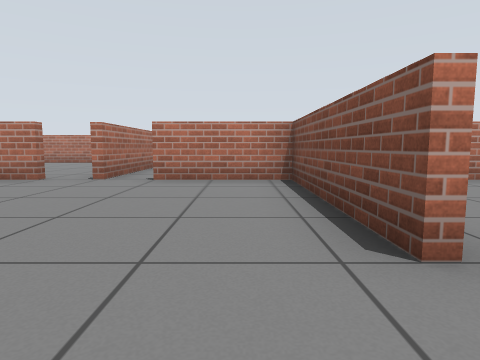
view 1 (above)

15 first-person views from a walk through a world built for the Gazebo simulator. The camera is 0.57 m above the floor, tilts 6° down and sees 75° across. The floor is counted in squares, 1 m on a side. Each view is taken from the middle of a square. On the plan, view 1 faces up. The plan holds only what a view shows up to about 9 squares ahead; the rest is blank. The robots in the file are not drawn.

view 2
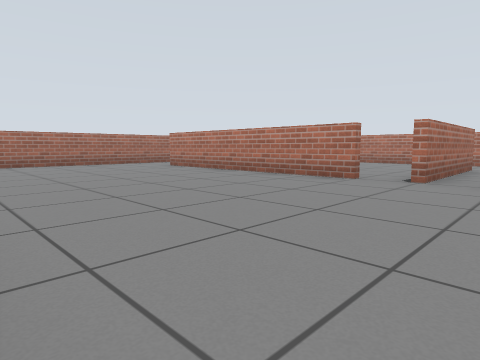

view 3
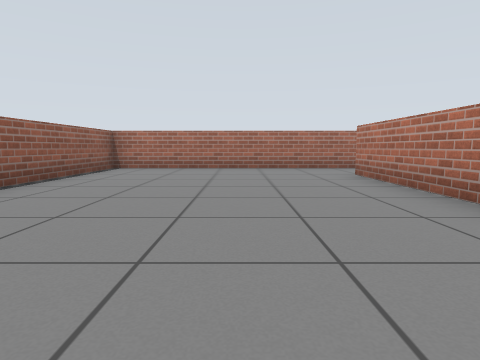

view 4
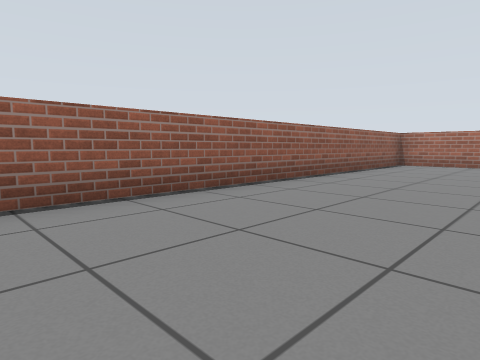

view 5
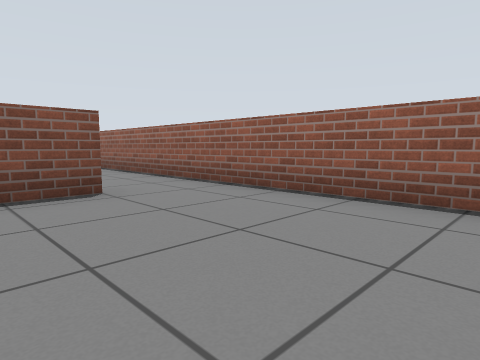

view 6
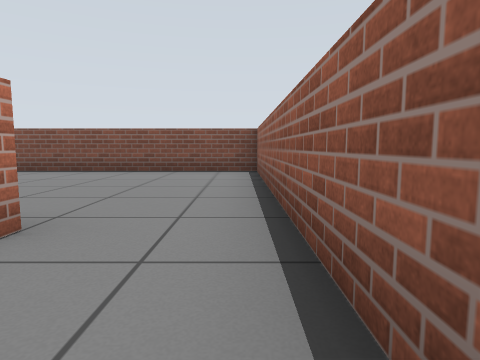

view 7
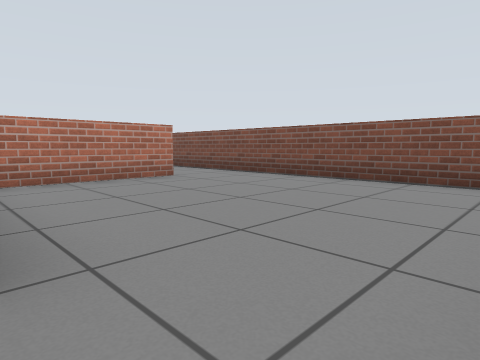

view 8
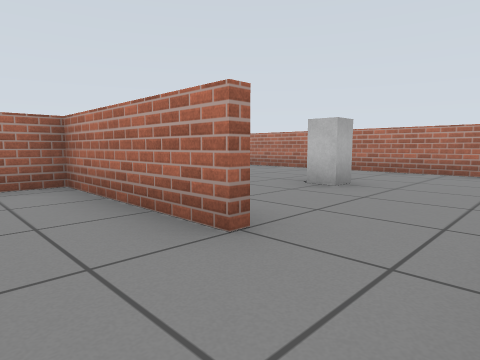

view 9
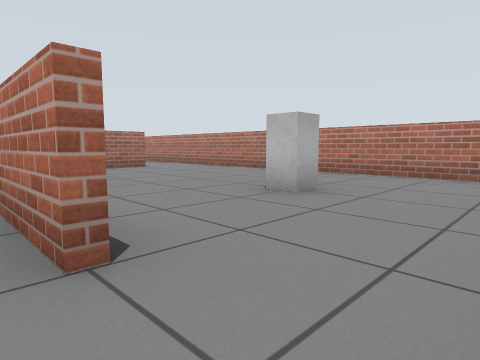

view 10
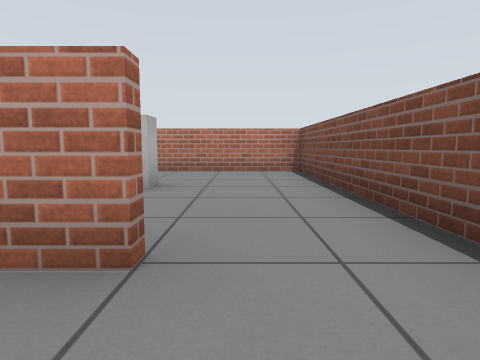

view 11
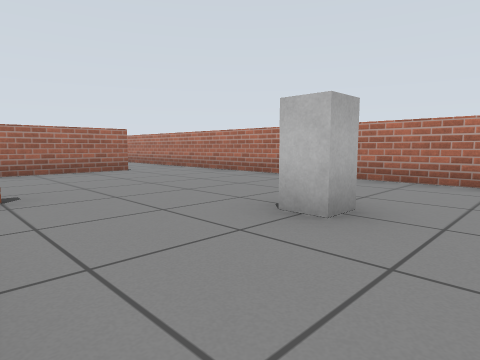

view 12
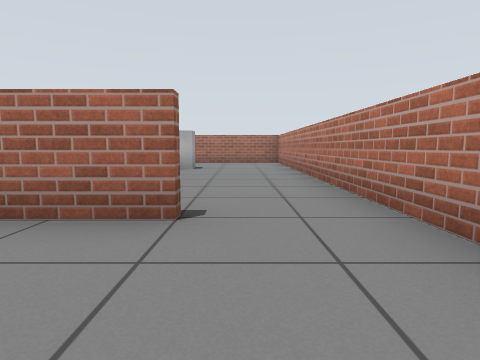

view 13
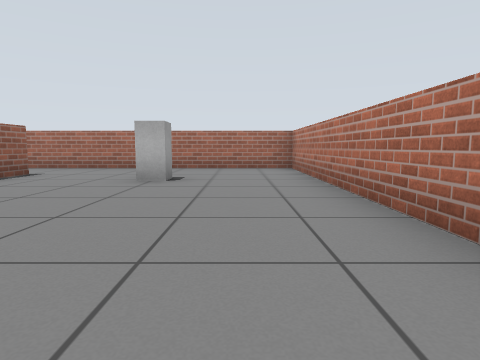

view 14
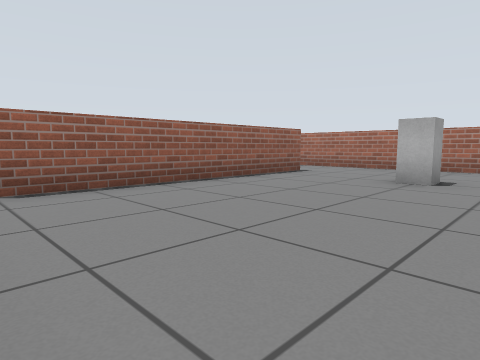

view 15
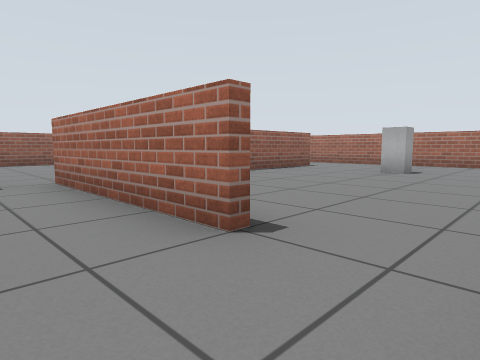

### Floor plan
Points are (right, up) in squares from view 1. A wall is a line through its corners. A room is listed if a view was taken in it or the views show most of it. See-through windows are left out.
Room 1 (views 1, 2, 3, 4, 5, 6)
walls: (-3.4, 5.4) (-9.5, 5.4); (-11.4, 5.5) (-11.4, -0.4) (0.5, -0.4); (0.9, 1.4) (0.9, 5.5); (0.9, 5.4) (-1.5, 5.4)
ways out: opening at (1, 0.5) to room 2; opening at (-2, 6) to room 3; opening at (-10.5, 6) to room 4
Room 2 (views 7, 8, 9, 10)
walls: (4.6, 5.4) (0.9, 5.4); (0.5, -0.4) (6.4, -0.4) (6.4, 5.5); (1.1, 5.5) (1.1, 4.6)
ways out: opening at (1, 0.5) to room 1; opening at (5.5, 6) to room 3
Room 3 (views 11, 12, 15)
walls: (-2.4, 9.6) (-2.4, 5.5); (6.4, 5.5) (6.4, 11.4) (-2.5, 11.4)
ways out: opening at (-2, 6) to room 1; opening at (5.5, 6) to room 2; opening at (-3, 10.5) to room 4
objects: pillar (3, 8)
Room 4 (views 13, 14)
walls: (-9.6, 5.6) (-3.5, 5.6); (-2.5, 11.4) (-11.4, 11.4) (-11.4, 5.5)
ways out: opening at (-10.5, 6) to room 1; opening at (-3, 10.5) to room 3
objects: pillar (-9, 8)

Where each view was taken, in squares from view 1:
view 1: 0 up, 0 right, facing up
view 2: 0 up, 1 left, facing up-left
view 3: 3 up, 3 left, facing left
view 4: 3 up, 1 left, facing down-left
view 5: 3 up, 3 left, facing down-right
view 6: 0 up, 1 left, facing right
view 7: 0 up, 1 right, facing up-right
view 8: 4 up, 6 right, facing up-left
view 9: 5 up, 6 right, facing up-left
view 10: 4 up, 5 right, facing up
view 11: 6 up, 5 right, facing up-left
view 12: 10 up, 0 right, facing left
view 13: 10 up, 3 left, facing left
view 14: 10 up, 3 left, facing down-left
view 15: 11 up, 1 left, facing down-left
